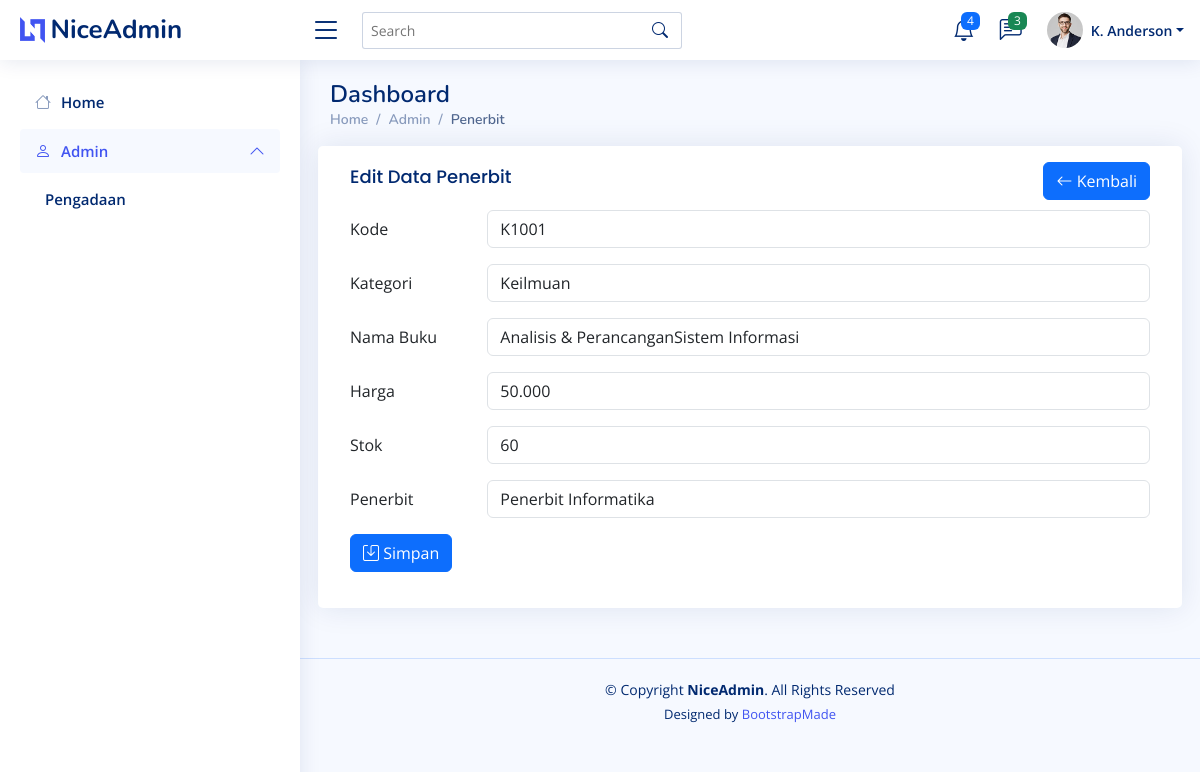
Screenshot of /buku/edit.php?id=1 with the database file from the repository.
### tables this page shows
CREATE TABLE `buku` (
  `id` bigint(20) UNSIGNED NOT NULL,
  `kode` varchar(255) NOT NULL,
  `kategori_id` bigint(20) UNSIGNED NOT NULL,
  `nama_buku` varchar(255) NOT NULL,
  `harga` varchar(255) NOT NULL,
  `stok` varchar(255) NOT NULL,
  `penerbit_id` bigint(20) UNSIGNED NOT NULL,
  `created_at` timestamp NULL DEFAULT NULL,
  `updated_at` timestamp NULL DEFAULT NULL
);

CREATE TABLE `kategori` (
  `id` bigint(20) UNSIGNED NOT NULL,
  `kategori` varchar(255) NOT NULL,
  `created_at` timestamp NULL DEFAULT NULL,
  `updated_at` timestamp NULL DEFAULT NULL
);

CREATE TABLE `penerbit` (
  `id` bigint(20) UNSIGNED NOT NULL,
  `kode` varchar(255) NOT NULL,
  `nama` varchar(255) NOT NULL,
  `alamat` text NOT NULL,
  `kota` varchar(255) NOT NULL,
  `telepon` bigint(20) NOT NULL,
  `created_at` timestamp NULL DEFAULT NULL,
  `updated_at` timestamp NULL DEFAULT NULL
);

### buku/edit.php (the view, shortened to what this page needs)
<?php
require "../config.php";
$id = $_GET['id'];
$edit = mysqli_query($connect, "SELECT * FROM buku WHERE id = $id");
$penerbit = mysqli_query($connect, "SELECT * FROM penerbit WHERE id = $id");
$kategori = mysqli_query($connect, "SELECT * FROM kategori WHERE id = $id");
?>
<!DOCTYPE html>
<html lang="en">
<head>
    <link href="../assets/vendor/bootstrap/css/bootstrap.min.css" rel="stylesheet">
    <link href="../assets/vendor/bootstrap-icons/bootstrap-icons.css" rel="stylesheet">
    <link href="../assets/vendor/boxicons/css/boxicons.min.css" rel="stylesheet">
    <link href="../assets/vendor/quill/quill.snow.css" rel="stylesheet">
    <link href="../assets/vendor/quill/quill.bubble.css" rel="stylesheet">
    <link href="../assets/vendor/remixicon/remixicon.css" rel="stylesheet">
    <link href="../assets/vendor/simple-datatables/style.css" rel="stylesheet">
    <link href="../assets/css/style.css" rel="stylesheet">
</head>
<body>
    <header id="header" class="header fixed-top d-flex align-items-center">
        <div class="d-flex align-items-center justify-content-between">
            <a href="index.html" class="logo d-flex align-items-center">
                <img src="../assets/img/logo.png" alt="">
                <span class="d-none d-lg-block">NiceAdmin</span>
            </a>
            <i class="bi bi-list toggle-sidebar-btn"></i>
        </div>
        <div class="search-bar">
            <form class="search-form d-flex align-items-center" method="POST" action="#">
                <input type="text" name="query" placeholder="Search" title="Enter search keyword">
                <button type="submit" title="Search"><i class="bi bi-search"></i></button>
            </form>
        </div>
        <nav class="header-nav ms-auto">
            <ul class="d-flex align-items-center">
                <li class="nav-item dropdown">
                    <a class="nav-link nav-icon" href="#" data-bs-toggle="dropdown">
                        <i class="bi bi-bell"></i>
                        <span class="badge bg-primary badge-number">4</span>
                    </a>
                </li>
                <li class="nav-item dropdown">
                    <a class="nav-link nav-icon" href="#" data-bs-toggle="dropdown">
                        <i class="bi bi-chat-left-text"></i>
                        <span class="badge bg-success badge-number">3</span>
                    </a>
                </li>
                <li class="nav-item dropdown pe-3">
                    <a class="nav-link nav-profile d-flex align-items-center pe-0" href="#" data-bs-toggle="dropdown">
                        <img src="../assets/img/profile-img.jpg" alt="Profile" class="rounded-circle">
                        <span class="d-none d-md-block dropdown-toggle ps-2">K. Anderson</span>
                    </a>
                </li>
            </ul>
        </nav>
    </header>
    <aside id="sidebar" class="sidebar">
        <ul class="sidebar-nav" id="sidebar-nav">
            <li class="nav-item ">
                <a class="nav-link collapsed" href="../index.php">
                    <i class="bi bi-house"></i>
                    <span>Home</span>
                </a>
            </li>
            <li class="nav-item">
                <a class="nav-link" data-bs-target="#tables-nav" data-bs-toggle="collapse" href="#" aria-expanded="false">
                    <i class="bi bi-person"></i><span>Admin</span><i class="bi bi-chevron-down ms-auto"></i>
                </a>
            </li>
            <li class="nav-item">
                <a class="nav-link collapsed" href="../pengadaan.php">
                    <span>Pengadaan</span>
                </a>
            </li>
        </ul>
    </aside>
    <main id="main" class="main">
        <div class="pagetitle">
            <h1>Dashboard</h1>
            <nav>
                <ol class="breadcrumb">
                    <li class="breadcrumb-item"><a href="../index.php">Home</a></li>
                    <li class="breadcrumb-item">Admin</li>
                    <li class="breadcrumb-item active">Penerbit</li>
                </ol>
            </nav>
        </div>
        <section class="section dashboard">
            <div class="row">
                <div class="card">
                    <div class="card-body">
                        <a href="index.php" class="">
                            <button class="btn btn-primary float-end mt-3" type="submit"><i class="bi bi-arrow-left"></i> Kembali</button>
                        </a>
                        <h5 class="card-title">Edit Data Penerbit</h5>
                        <?php
                        foreach ($edit as $dataedit) {
                        ?>
                            <form method="POST">
                                <div class="row mb-3">
                                    <label for="inputText" class="col-sm-2 col-form-label">Kode</label>
                                    <div class="col-sm-10">
                                        <input type="text" value="<?= $dataedit['kode'] ?>" name="kode" class="form-control">
                                    </div>
                                </div>
                                <div class="row mb-3">
                                    <label for="inputText" class="col-sm-2 col-form-label">Kategori</label>
                                    <div class="col-sm-10">
                                        <?php
                                        foreach ($kategori as $kat) {
                                        ?>
                                            <input type="text" value="<?= $kat['kategori'] ?>" name="kategori" class="form-control">
                                        <?php
                                        }
                                        ?>
                                    </div>
                                </div>
                                <div class="row mb-3">
                                    <label for="inputText" class="col-sm-2 col-form-label">Nama Buku</label>
                                    <div class="col-sm-10">
                                        <input type="text" value="<?= $dataedit['nama_buku'] ?>" name="nama_buku" class="form-control">
                                    </div>
                                </div>
                                <div class="row mb-3">
                                    <label for="inputText" class="col-sm-2 col-form-label">Harga</label>
                                    <div class="col-sm-10">
                                        <input type="text" value="<?= $dataedit['harga'] ?>" name="harga" class="form-control">
                                    </div>
                                </div>
                                <div class="row mb-3">
                                    <label for="inputText" class="col-sm-2 col-form-label">Stok</label>
                                    <div class="col-sm-10">
                                        <input type="text" value="<?= $dataedit['stok'] ?>" name="stok" class="form-control">
                                    </div>
                                </div>
                                <div class="row mb-3">
                                    <label for="inputText" class="col-sm-2 col-form-label">Penerbit</label>
                                    <div class="col-sm-10">
                                        <?php
                                        foreach ($penerbit as $key) {
                                        ?>
                                            <input type="text" value="<?= $key['nama'] ?>" name="penerbit" class="form-control">
                                        <?php
                                        }
                                        ?>
                                    </div>
                                </div>
                                <div class="row mb-3">
                                    <div class="col-sm-10">
                                        <button type="submit" name="simpan" class="btn btn-primary"><i class="bi bi-save"></i> Simpan</button>
                                    </div>
                                </div>
                            </form>
                        <?php
                        }
                        ?>
                    </div>
                </div>
            </div>
        </section>
    </main>
    <footer id="footer" class="footer">
        <div class="copyright">
            &copy; Copyright <strong><span>NiceAdmin</span></strong>. All Rights Reserved
        </div>
        <div class="credits">
            Designed by <a href="https://bootstrapmade.com/">BootstrapMade</a>
        </div>
    </footer>
</body>
</html>

### assets/css/style.css (style rules this page uses)
:root { scroll-behavior: smooth; }
body { font-family: "Open Sans", sans-serif; background: #f6f9ff; color: #444444; }
a { color: #4154f1; text-decoration: none; }
h1, h2, h3, h4, h5, h6 { font-family: "Nunito", sans-serif; }
#main { margin-top: 60px; padding: 20px 30px; transition: all 0.3s; }
.pagetitle { margin-bottom: 10px; }
.pagetitle h1 { font-size: 24px; margin-bottom: 0; font-weight: 600; color: #012970; }
.card { margin-bottom: 30px; border: none; border-radius: 5px; box-shadow: 0px 0 30px rgba(1, 41, 112, 0.1); }
.card-title { padding: 20px 0 15px 0; font-size: 18px; font-weight: 500; color: #012970; font-family: "Poppins", sans-serif; }
.card-body { padding: 0 20px 20px 20px; }
.breadcrumb { font-size: 14px; font-family: "Nunito", sans-serif; color: #899bbd; font-weight: 600; }
.breadcrumb a { color: #899bbd; transition: 0.3s; }
.breadcrumb .breadcrumb-item::before { color: #899bbd; }
.breadcrumb .active { color: #51678f; font-weight: 600; }
.logo { line-height: 1; }
@media (min-width: 1200px) { .logo { width: 280px; } }
.logo img { max-height: 26px; margin-right: 6px; }
.logo span { font-size: 26px; font-weight: 700; color: #012970; font-family: "Nunito", sans-serif; }
.header { transition: all 0.5s; z-index: 997; height: 60px; box-shadow: 0px 2px 20px rgba(1, 41, 112, 0.1); background-color: #fff; padding-left: 20px; }
.header .toggle-sidebar-btn { font-size: 32px; padding-left: 10px; cursor: pointer; color: #012970; }
.header .search-bar { min-width: 360px; padding: 0 20px; }
.header .search-form { width: 100%; }
.header .search-form input { border: 0; font-size: 14px; color: #012970; border: 1px solid rgba(1, 41, 112, 0.2); padding: 7px 38px 7px 8px; border-radius: 3px; transition: 0.3s; width: 100%; }
.header .search-form button { border: 0; padding: 0; margin-left: -30px; background: none; }
.header .search-form button i { color: #012970; }
.header-nav ul { list-style: none; }
.header-nav>ul { margin: 0; padding: 0; }
.header-nav .nav-icon { font-size: 22px; color: #012970; margin-right: 25px; position: relative; }
.header-nav .nav-profile { color: #012970; }
.header-nav .nav-profile img { max-height: 36px; }
.header-nav .nav-profile span { font-size: 14px; font-weight: 600; }
.header-nav .badge-number { position: absolute; inset: -2px -5px auto auto; font-weight: normal; font-size: 12px; padding: 3px 6px; }
.sidebar { position: fixed; top: 60px; left: 0; bottom: 0; width: 300px; z-index: 996; transition: all 0.3s; padding: 20px; overflow-y: auto; scrollbar-width: thin; scrollbar-color: #aab7cf transparent; box-shadow: 0px 0px 20px rgba(1, 41, 112, 0.1); background-color: #fff; }
@media (min-width: 1200px) { #main, #footer { margin-left: 300px; } }
.sidebar-nav { padding: 0; margin: 0; list-style: none; }
.sidebar-nav li { padding: 0; margin: 0; list-style: none; }
.sidebar-nav .nav-item { margin-bottom: 5px; }
.sidebar-nav .nav-link { display: flex; align-items: center; font-size: 15px; font-weight: 600; color: #4154f1; transition: 0.3; background: #f6f9ff; padding: 10px 15px; border-radius: 4px; }
.sidebar-nav .nav-link i { font-size: 16px; margin-right: 10px; color: #4154f1; }
.sidebar-nav .nav-link.collapsed { color: #012970; background: #fff; }
.sidebar-nav .nav-link.collapsed i { color: #899bbd; }
.sidebar-nav .nav-link .bi-chevron-down { margin-right: 0; transition: transform 0.2s ease-in-out; }
.sidebar-nav .nav-link:not(.collapsed) .bi-chevron-down { transform: rotate(180deg); }
.footer { padding: 20px 0; font-size: 14px; transition: all 0.3s; border-top: 1px solid #cddfff; }
.footer .copyright { text-align: center; color: #012970; }
.footer .credits { padding-top: 5px; text-align: center; font-size: 13px; color: #012970; }

### rows the page displays
buku: kode "K1001", nama_buku "Analisis & PerancanganSistem Informasi", harga "50.000", stok "60"
kategori: kategori "Keilmuan"
penerbit: penerbit "Penerbit Informatika"
